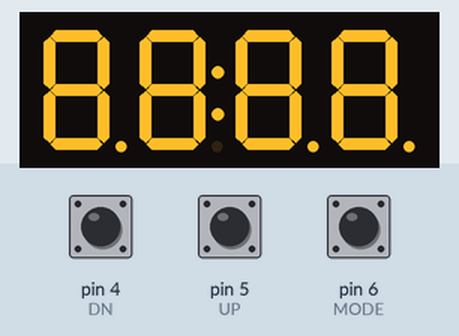
Recording of a sketch running on a simulated Arduino Uno, built with avr-gcc and run on an emulated ATmega328P. Parts: 4-digit seven-segment display. Inputs (shaded band) come from the test bench; at power-on: pin 6 (MODE) HIGH, pin 4 (DN) HIGH, pin 5 (UP) HIGH. MIDI output is not drawn; EEPROM starts erased.

Above: at 2.2 s.
2.3 s: pin 6 (MODE) pulled LOW for 1 s
At 4.4 s:
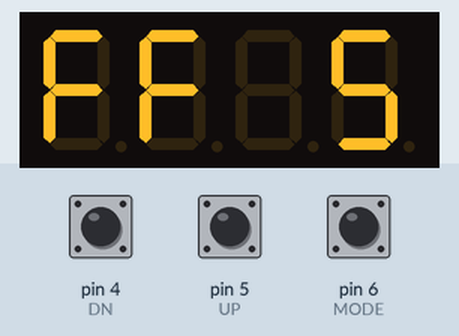
4.8 s: pin 4 (DN) pulled LOW for 0.15 s
At 6.2 s:
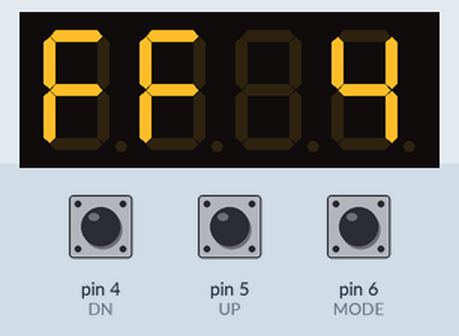
6.5 s: pin 5 (UP) pulled LOW for 0.15 s
At 7.7 s:
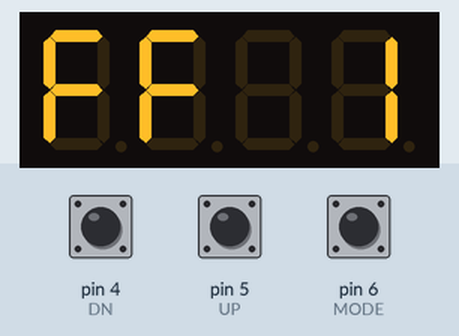
8.2 s: pin 6 (MODE) pulled LOW for 0.15 s
At 9.4 s:
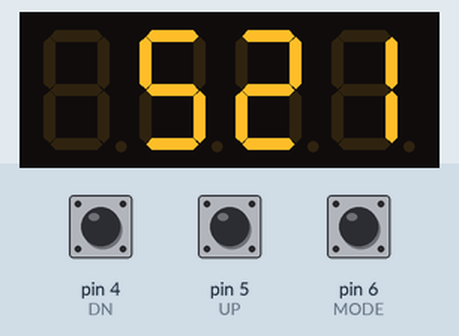
10.3 s: pin 4 (DN) pulled LOW for 0.15 s
At 11.4 s:
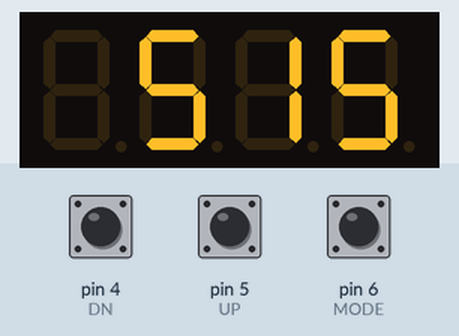
12.1 s: pin 5 (UP) pulled LOW for 0.15 s
At 13.4 s:
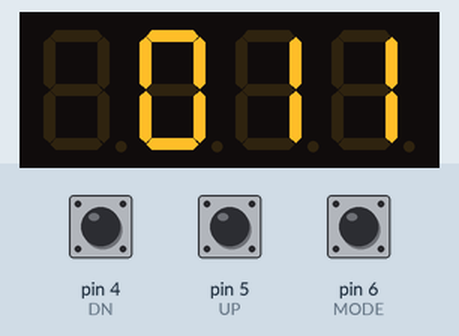
Timing chart, 0 to 14.8 s (numbered marks = the images above; inputs shaded):
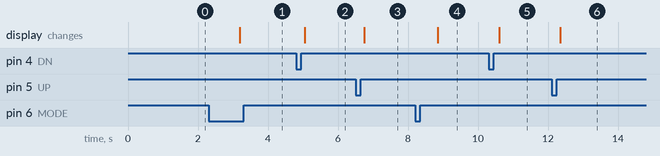

Measured:
- after the input at 2.3 s, the display: changes after 0.90 s (image 1)
- after the input at 4.8 s, the display: changes after 0.25 s (image 2)
- after the input at 6.5 s, the display: changes after 0.25 s (image 3)
- after the input at 8.2 s, the display: changes after 0.65 s (image 4)
- after the input at 10.3 s, the display: changes after 0.30 s (image 5)
- after the input at 12.1 s, the display: changes after 0.25 s (image 6)

The sketch:

MIDI-FootpedalSTAGE2_v0.1.ino
```cpp
// ALFRDUINO (c) 2021

#include <OneButton.h>
#include <Chrono.h>
#include <MIDI.h>
#include <TM1637Display.h>
#include <EEPROM.h>

MIDI_CREATE_DEFAULT_INSTANCE();

OneButton DN(4, true);
OneButton UP(5, true);
OneButton MODE(6, true);

Chrono displayBlink;
const uint8_t blinkTime = 250;

uint8_t progNum, prev_progNum = 250;
uint8_t bankNum, prev_bankNum = 250;
uint8_t liveNum, prev_liveNum = 250;
uint8_t mode;

uint8_t data[] = { 0xff, 0xff, 0xff, 0xff }; // create array that turn all segment ON
uint8_t blank[] = { 0x00, 0x00, 0x00, 0x00 }; // create array that turn all segment OFF


const uint8_t addrProg = 0;
const uint8_t addrBank = 1;
const uint8_t addrLiveNum = 2;
const uint8_t addrMode = 3;

// Module connection pins (Digital Pins)
#define CLK 2
#define DIO 3

TM1637Display display(CLK, DIO);


/*
 * #################################################################
 * #########################    SETUP   ############################
 * #################################################################
 */

void setup() {

  //Serial.begin(9600);
  //Serial.println("starting...");

  DN.attachClick(clickDN);
  UP.attachClick(clickUP);
  MODE.attachClick(clickMODE);
  MODE.attachDoubleClick(doubleclickMODE);
  MODE.attachLongPressStart(longPressStartMODE);

  display.setBrightness(0x0f); // set brightness
  display.setSegments(data);

  progNum = EEPROM.get(addrProg, progNum);
  if (progNum == NAN) {
    progNum = 0;
    EEPROM.put(addrProg, progNum);
   }

  bankNum = EEPROM.get(addrBank, bankNum);
  if (bankNum == NAN) {
    bankNum = 0;
    EEPROM.put(addrBank, bankNum);
   }

  liveNum = EEPROM.get(addrLiveNum, liveNum);
  if (liveNum == NAN) {
    liveNum = 0;
    EEPROM.put(addrLiveNum, liveNum);
   }

  mode = EEPROM.get(addrMode, mode);
  if (mode == NAN) {
    mode = 0;
    EEPROM.put(addrMode, mode);
   };

   MIDI.begin(MIDI_CHANNEL_OMNI);

  delay(1000);

  sendMidi(progNum, bankNum);
}


/*
 *  #################################################################
 * #######################    MAIN LOOP   ##########################
 * #################################################################
 */

void loop() {

  DN.tick();
  UP.tick();
  MODE.tick();

  switch (mode) {

    case 0:
      if(bankNum != prev_bankNum)
      {  // if the displayed (current) number was changed
        prev_bankNum = bankNum;   // save current value of 'num'
        displayVal(progNum,bankNum);
        sendMidi(progNum, bankNum);
        EEPROM.update(addrBank, bankNum); // save values in Arduino internal memory
      }
      if(progNum != prev_progNum)
      {  // if the displayed (current) number was changed
        prev_progNum = progNum;   // save current value of 'num'
        displayVal(progNum,bankNum);
        sendMidi(progNum, bankNum);
        EEPROM.update(addrProg, progNum); // save values in Arduino internal memory
      }
      break;

    case 1:
      if (displayBlink.hasPassed(blinkTime)) {
        displayBlink.restart();
        displayPreProg(progNum);
      };
      break;

    case 2:
      if (displayBlink.hasPassed(blinkTime)) {
        displayBlink.restart();
        displayPreBank(bankNum);
      }
      break;

    case 3:
      if(liveNum != prev_liveNum)
      {  // if the displayed (current) number was changed
        prev_liveNum = liveNum;   // save current value of 'num'
        displayLiveNum(liveNum);
        sendMidi(progNum, bankNum);
        EEPROM.update(addrLiveNum, liveNum); // save values in Arduino internal memory
      };
      break;

  }
}


/* #################################################################
 * ########################   FUNCTIONS   ##########################
 * #################################################################
 */


/////////////////////// BUTTONS FUNCTIONS /////////////////////////


void clickDN() {
  //Serial.println("Button DOWN click.");

  if(mode==0 || mode==1){ // decrement the num
    progNum--;
    if(progNum < 0 || progNum == 255)
    progNum = 99;
  }

  if(mode==2){ // decrement the bank
    bankNum--;
    if(bankNum < 0)
    bankNum = 3;
  }

  if(mode==3){ // decrement the bank
    liveNum--;
    if(liveNum < 1)
    liveNum = 5;
  }
}


void clickUP() {
  //Serial.println("Button UP click.");
  if(mode==0 || mode==1){ // decrement the num
    progNum++;
    if(progNum > 99)
    progNum = 0;
  }
  if(mode==2){ // decrement the bank
    bankNum++;
    if(bankNum >3)
    bankNum = 0;
  }

  if(mode==3){ // decrement the bank
    liveNum++;
    if(liveNum > 5)
    liveNum = 1;
  }

}


void clickMODE() {
  //Serial.println("Button MODE click.");
  if(mode!=2 || mode!=3) {
    mode = abs(mode-1); //switch between 0 and 1
    EEPROM.update(addrMode, mode); // save values in Arduino internal memory
  }
  if(mode==2) {
    mode = 1;
  }
  prev_progNum = 250;
  prev_bankNum = 250;
  prev_liveNum = 250;
}


void doubleclickMODE() {
  //Serial.println("Button MODE doubleclick.");
  if(mode!=2 ){
    mode = 2;
  }
  else if(mode=2) {
    mode = 0;
    EEPROM.update(addrMode, mode); // save values in Arduino internal memory
  }
  prev_progNum = 250;
  prev_bankNum = 250;
  prev_liveNum = 250;
}

void longPressStartMODE() {
  //Serial.println("Button MODE Long Press Start.");
  if(mode!=3) {
    mode = 3;
  }
  else {
    mode = 0;
  }
  prev_progNum = 250;
  prev_bankNum = 250;
  prev_liveNum = 250;
  EEPROM.update(addrMode, mode); // save values in Arduino internal memory
}


////////////////// DISPLAY FUNCTIONS //////////////////////////

// int the NordStage2 presets are displayed as A:01:1  where (A,B,C,D):(01 to 20):(1 to 5)
void displayVal(uint8_t prog, uint8_t bank) {
  uint8_t num1 = (prog/5) + 1;
  uint8_t num2 = (prog % 5) + 1;
  display.clear();
  display.showNumberDec(num1, true, 2, 1);  // Expect: _XX_
  display.showNumberDec(num2, true, 1, 3);  // Expect: ___X
  switch (bank) {
    case 0:
    display.showNumberHexEx(0xa, 0, true, 1); // Expect: A___
    break;
    case 1:
    display.showNumberHexEx(0xb, 0, true, 1); // Expect: B___
    break;
    case 2:
    display.showNumberHexEx(0xc, 0, true, 1); // Expect: C___
    break;
    case 3:
    display.showNumberHexEx(0xd, 0, true, 1); // Expect: D___
    break;
  }
}

void displayPreProg(uint8_t prog) {
  uint8_t num1 = (prog/5) + 1;
  uint8_t num2 = (prog % 5) + 1;
  display.clear();
  display.showNumberDec(num1, true, 2, 1);  // Expect: _XX_
  display.showNumberDec(num2, true, 1, 3);  // Expect: ___X
}

void displayPreBank(uint8_t bank) {
  display.clear();
  switch (bank) {
    case 0:
    display.showNumberHexEx(0xa, 0, true, 1); // Expect: A___
    break;
    case 1:
    display.showNumberHexEx(0xb, 0, true, 1); // Expect: B___
    break;
    case 2:
    display.showNumberHexEx(0xc, 0, true, 1); // Expect: C___
    break;
    case 3:
    display.showNumberHexEx(0xd, 0, true, 1); // Expect: D___
    break;
  }
}

void displayLiveNum(uint8_t live) {
  display.clear();
  display.showNumberHexEx(0xff, 0, true, 2); // Expect: FF__
  display.showNumberDec(live, true, 1, 3);  // Expect: ___X
}


////////////////////// MIDI FUNCTIONS //////////////////////////

void sendMidi(int progNum, int bankNum) {
  switch (mode) {

    case 0:
    // first send Bank number
    MIDI.sendControlChange(0, 0, 1);
    MIDI.sendControlChange(32, bankNum, 1);
    // then send Program number
    MIDI.sendProgramChange(progNum, 1);
    break;

    case 3:
    MIDI.sendProgramChange(liveNum + 99, 1); // from 100 to 104

  }
}


/* NOTES
 *
 * FROM NORD STAGE2 MANUAL:
 *
 * PROGRAM CHANGE
 * Program Change messages with the value 0-99 selects the programs in the active bank,
 * Program Change messages 100-104 selects the 5 Live memories.
 *
 * BANK SELECT
 * The 4 Program Banks in the Stage 2 can be remotely selected via MIDI, by transmitting a Bank Select Message that looks like this:
 * CC 0, value 0, CC 32 value 0, 1, 2 or 3 (for banks A, B, C and D).
 * The Bank Select should immediately be followed by a Program Change message, value 0-99.
 */
```
